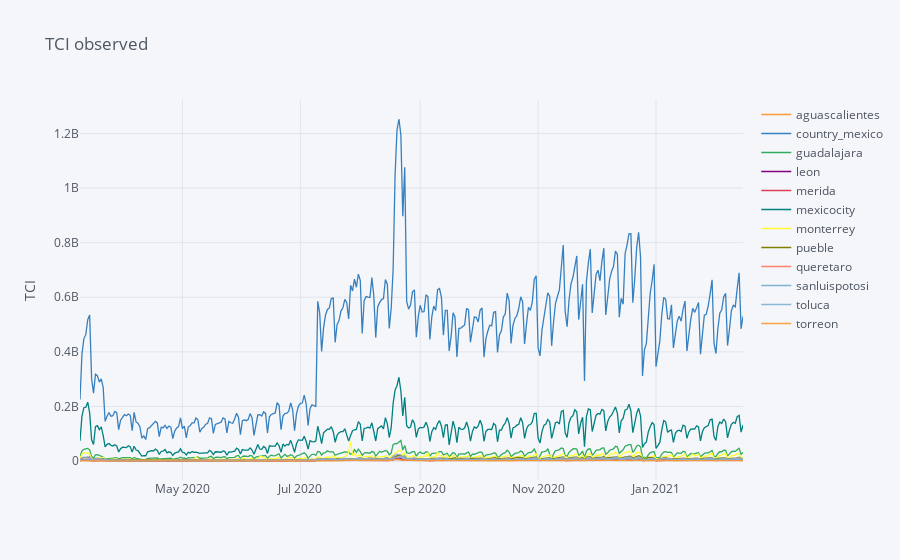

Notebook code for this chart:
### Markdown cell above
## Plots 

Plot of TCI per region

### Code cell
df_sel[['date', 'observed', 'region_slug']] \
    .pivot(index='date', columns='region_slug', values='observed') \
    .iplot(
    #theme='custom',
    yTitle='TCI',
    title='TCI observed',
)

### Figure 1 — Plotly figure (JSON) as saved in the notebook; plotly's stock layout.template omitted (floating-point values rounded to 4 significant figures; data arrays with more than 128 entries replaced by an {"elided": "..."} marker saying what was removed)
{"data": [{"line": {"color": "rgba(255, 153, 51, 1.0)", "dash": "solid", "shape": "linear", "width": 1.3}, "mode": "lines", "name": "aguascalientes", "text": "", "type": "scatter", "x": {"elided": "344 str values"}, "y": {"elided": "344 int values"}}, {"line": {"color": "rgba(55, 128, 191, 1.0)", "dash": "solid", "shape": "linear", "width": 1.3}, "mode": "lines", "name": "country_mexico", "text": "", "type": "scatter", "x": {"elided": "344 str values"}, "y": {"elided": "344 int values"}}, {"line": {"color": "rgba(50, 171, 96, 1.0)", "dash": "solid", "shape": "linear", "width": 1.3}, "mode": "lines", "name": "guadalajara", "text": "", "type": "scatter", "x": {"elided": "344 str values"}, "y": {"elided": "344 int values"}}, {"line": {"color": "rgba(128, 0, 128, 1.0)", "dash": "solid", "shape": "linear", "width": 1.3}, "mode": "lines", "name": "leon", "text": "", "type": "scatter", "x": {"elided": "344 str values"}, "y": {"elided": "344 int values"}}, {"line": {"color": "rgba(219, 64, 82, 1.0)", "dash": "solid", "shape": "linear", "width": 1.3}, "mode": "lines", "name": "merida", "text": "", "type": "scatter", "x": {"elided": "344 str values"}, "y": {"elided": "344 int values"}}, {"line": {"color": "rgba(0, 128, 128, 1.0)", "dash": "solid", "shape": "linear", "width": 1.3}, "mode": "lines", "name": "mexicocity", "text": "", "type": "scatter", "x": {"elided": "344 str values"}, "y": {"elided": "344 int values"}}, {"line": {"color": "rgba(255, 255, 51, 1.0)", "dash": "solid", "shape": "linear", "width": 1.3}, "mode": "lines", "name": "monterrey", "text": "", "type": "scatter", "x": {"elided": "344 str values"}, "y": {"elided": "344 int values"}}, {"line": {"color": "rgba(128, 128, 0, 1.0)", "dash": "solid", "shape": "linear", "width": 1.3}, "mode": "lines", "name": "pueble", "text": "", "type": "scatter", "x": {"elided": "344 str values"}, "y": {"elided": "344 int values"}}, {"line": {"color": "rgba(251, 128, 114, 1.0)", "dash": "solid", "shape": "linear", "width": 1.3}, "mode": "lines", "name": "queretaro", "text": "", "type": "scatter", "x": {"elided": "344 str values"}, "y": {"elided": "344 int values"}}, {"line": {"color": "rgba(128, 177, 211, 1.0)", "dash": "solid", "shape": "linear", "width": 1.3}, "mode": "lines", "name": "sanluispotosi", "text": "", "type": "scatter", "x": {"elided": "344 str values"}, "y": {"elided": "344 int values"}}, {"line": {"color": "rgba(128, 177, 211, 0.8999999999999999)", "dash": "solid", "shape": "linear", "width": 1.3}, "mode": "lines", "name": "toluca", "text": "", "type": "scatter", "x": {"elided": "344 str values"}, "y": {"elided": "344 int values"}}, {"line": {"color": "rgba(255, 153, 51, 0.8999999999999999)", "dash": "solid", "shape": "linear", "width": 1.3}, "mode": "lines", "name": "torreon", "text": "", "type": "scatter", "x": {"elided": "344 str values"}, "y": {"elided": "344 int values"}}], "layout": {"legend": {"bgcolor": "#F5F6F9", "font": {"color": "#4D5663"}}, "paper_bgcolor": "#F5F6F9", "plot_bgcolor": "#F5F6F9", "title": {"font": {"color": "#4D5663"}, "text": "TCI observed"}, "xaxis": {"gridcolor": "#E1E5ED", "showgrid": true, "tickfont": {"color": "#4D5663"}, "title": {"font": {"color": "#4D5663"}, "text": ""}, "zerolinecolor": "#E1E5ED"}, "yaxis": {"gridcolor": "#E1E5ED", "showgrid": true, "tickfont": {"color": "#4D5663"}, "title": {"font": {"color": "#4D5663"}, "text": "TCI"}, "zerolinecolor": "#E1E5ED"}}}
